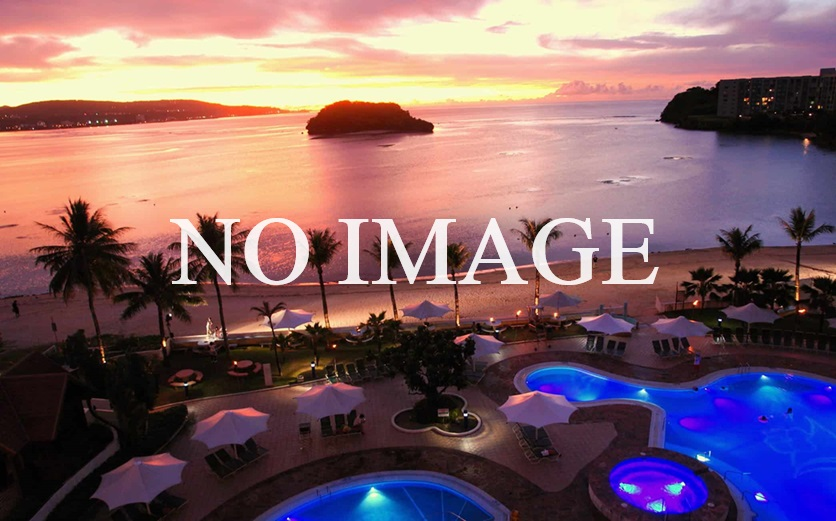
#> input picture ImageTagChangeForSD/ImageTagChangeForSD/ImageEach/NoImage.jpg, 836 x 521 px; its folder holds only this picture in this run
$ python -i ImageColorBrightnessChange.py   (imports and definitions only)
#> lines starting #> are read from the running program, lines starting #| are printed output that depends on the picture
#> further down, picture is the input picture: shape (521, 836, 3); mean B, G, R 106.1, 98, 128.3
import sys
import tkinter
import cv2
from PIL import Image, ImageTk
import os
import numpy as np
from functools import partial
import dirImagesOrTags

num = 0
IM = []
'''
bright = 0
red = 0
green = 0
blue = 0
'''

images_rgb = []
images_tk = []

filePathP = []

imagetk_list = list()

# [30 lines left out: function makeImageTKList, not called in this run]

def lutMake(col,fig):
    gam = 1.5 ** fig
    # ルックアップテーブルの生成(ガンマ補正)
    look_up_table = np.zeros((256,1),dtype=np.uint8)
    for i in range(256):
        look_up_table[i][0] = (i/255)**(1.0/gam)*255

    lut = cv2.LUT(col, look_up_table)
    return lut

def colorChange(img):
    r, g, b = cv2.split(img)  # B(青),G(緑),R(赤)チャンネルごとに分割
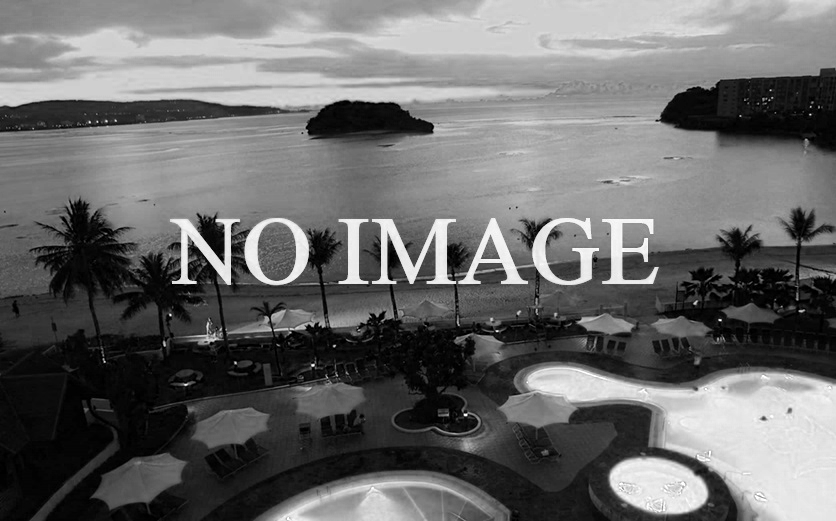
#> r: shape (521, 836); min 0, max 255, mean 106.1
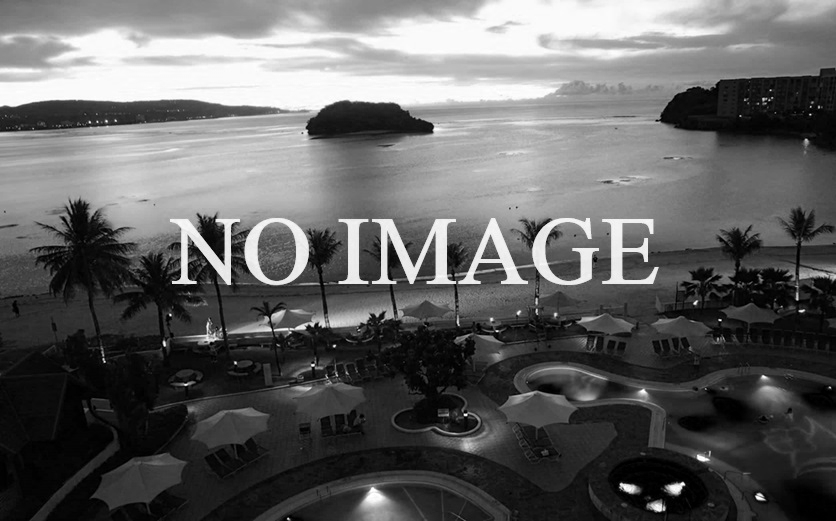
#> g: shape (521, 836); min 0, max 255, mean 98
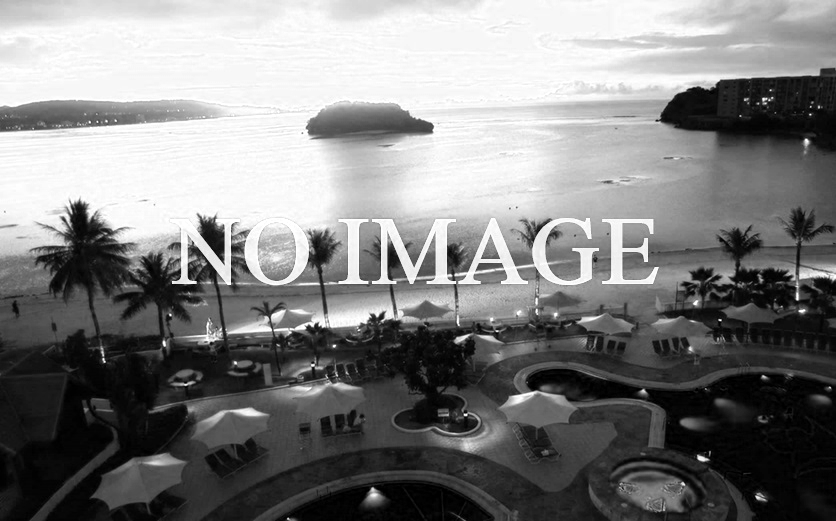
#> b: shape (521, 836); min 0, max 255, mean 128.3

    r_lut =lutMake(r,labelFigs[0])
    g_lut =lutMake(g,labelFigs[1])
    b_lut =lutMake(b,labelFigs[2])

    img_merge = cv2.merge([r_lut, g_lut, b_lut])

    return img_merge
'''
ボタンクリック時処理
0:Bright - / 4:Bright +
1:red    - / 5:red    +
2:green  - / 6:green  +
3:blue   - / 7:blue   +
'''
color1 = {1:"Brightness", 2:"Red", 3:"Green", 4:"Blue",5:"+"}

labelFigs = [0,0,0]

# [127 lines left out: functions changeImage, nextPicture, openInitial, not called in this run]

>>> import cv2
>>> picture = cv2.imread('NoImage.jpg')
>>> result = colorChange(picture)
